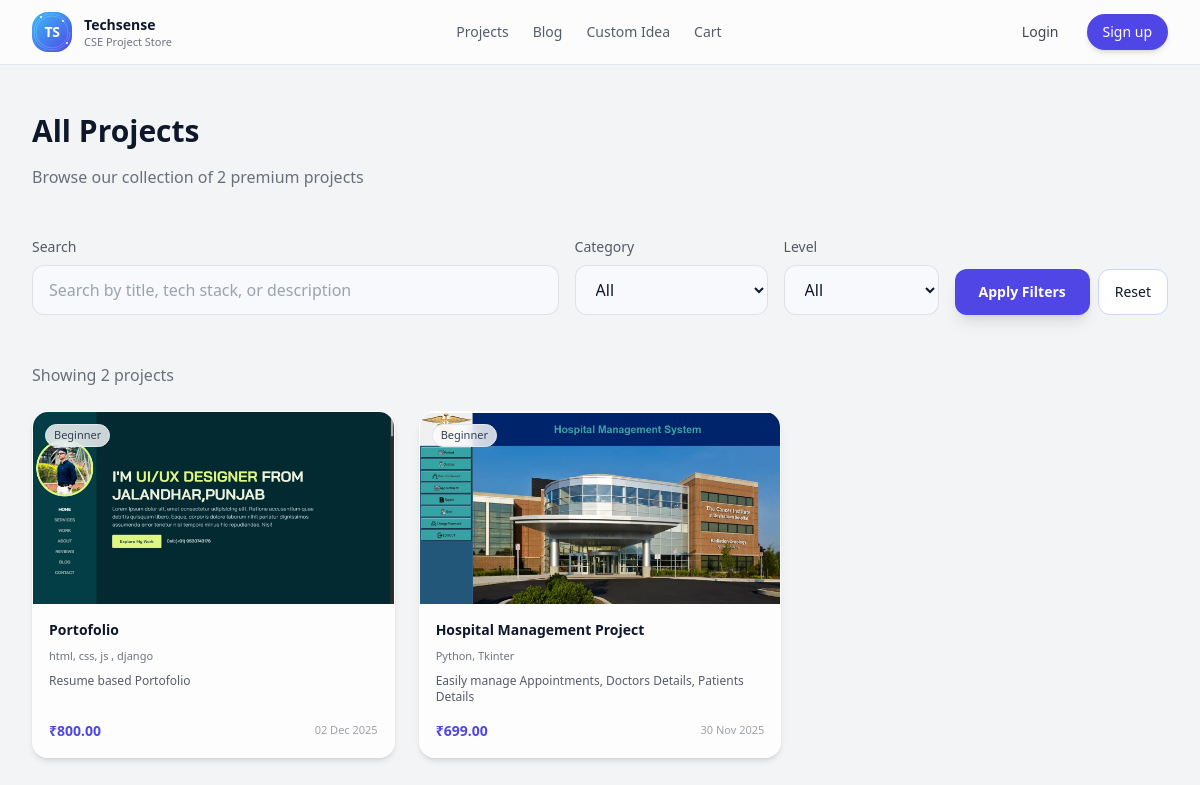
/projects/, run on the app's committed database.
### store/models.py (models this page shows, shortened)
class Project(models.Model):
    CATEGORY_CHOICES = [
        ('web', 'Web Development'),
        ('ml', 'Machine Learning / AI'),
        ('desktop', 'Desktop Application'),
        ('mobile', 'Mobile App'),
        ('iot', 'IoT / Hardware'),
        ('other', 'Other'),
    ]
    LEVEL_CHOICES = [
        ('beginner', 'Beginner'),
        ('intermediate', 'Intermediate'),
        ('advanced', 'Advanced'),
    ]
    title = models.CharField(max_length=200)
    slug = models.SlugField(unique=True)
    short_description = models.CharField(max_length=300)
    description = models.TextField()
    tech_stack = models.CharField(max_length=200)
    category = models.CharField(max_length=20, choices=CATEGORY_CHOICES, default='web')
    level = models.CharField(max_length=20, choices=LEVEL_CHOICES, default='beginner')
    duration_weeks = models.PositiveIntegerField(default=4, help_text="Approx. time to complete (in weeks)")
    price = models.DecimalField(max_digits=8, decimal_places=2)
    thumbnail = models.ImageField(upload_to='thumbnails/', blank=True, null=True)
    project_file = models.FileField(upload_to='projects/', blank=True, null=True)
    created_at = models.DateTimeField(auto_now_add=True)
    is_active = models.BooleanField(default=True)
    is_featured = models.BooleanField(default=True)

### store/views.py (the view)
# urls.py: path('projects/', views.project_list, name='project_list'),
def project_list(request):
    q = request.GET.get("q", "").strip()
    tech = request.GET.get("tech", "").strip()
    category = request.GET.get("category", "").strip()
    level = request.GET.get("level", "").strip()
    projects = Project.objects.filter(is_active=True).order_by("-created_at")
    if q:
        projects = projects.filter(
            Q(title__icontains=q)
            | Q(short_description__icontains=q)
            | Q(description__icontains=q)
        )
    if tech:
        projects = projects.filter(tech_stack__icontains=tech)
    if category:
        projects = projects.filter(category=category)
    if level:
        projects = projects.filter(level=level)
    tech_list = (
        Project.objects.filter(is_active=True)
        .values_list("tech_stack", flat=True)
        .distinct()
    )
    context = {
        "projects": projects,
        "q": q,
        "tech": tech,
        "tech_list": tech_list,
        "category": category,
        "level": level,
    }
    return render(request, "store/project_list.html", context)

### store/templates/store/project_list.html (shortened to what this page needs)
{% extends "base.html" %}
{% load static %}
{% block content %}
<div class="min-h-screen">
  <div class="max-w-7xl mx-auto px-4 sm:px-6 lg:px-8 py-12">
    <div class="mb-12">
      <h1 class="text-3xl font-semibold text-[#0F172A] mb-4">All Projects</h1>
      <p class="text-[#0F172A]/60">
        Browse our collection of {{ projects|length }} premium projects
      </p>
    </div>
    <div class="mb-12">
      <form method="get" class="space-y-4 lg:space-y-0 lg:flex lg:items-end lg:gap-4">
        <div class="flex-1">
          <label class="block text-sm text-[#0F172A]/70 mb-2">Search</label>
          <input
            type="text"
            name="q"
            value="{{ q }}"
            placeholder="Search by title, tech stack, or description"
            class="w-full px-4 py-3 bg-[#F7F9FC] border border-[#0F172A]/10 rounded-xl focus:outline-none focus:ring-2 focus:ring-[#38BDF8]/40"
          />
        </div>
        <div>
          <label class="block text-sm text-[#0F172A]/70 mb-2">Category</label>
          <select
            name="category"
            class="w-full px-4 py-3 bg-[#F7F9FC] border border-[#0F172A]/10 rounded-xl focus:outline-none focus:ring-2 focus:ring-[#38BDF8]/40"
          >
            <option value="">All</option>
          </select>
        </div>
        <div>
          <label class="block text-sm text-[#0F172A]/70 mb-2">Level</label>
          <select
            name="level"
            class="w-full px-4 py-3 bg-[#F7F9FC] border border-[#0F172A]/10 rounded-xl focus:outline-none focus:ring-2 focus:ring-[#38BDF8]/40"
          >
            <option value="">All</option>
          </select>
        </div>
        <div class="flex gap-2">
          <button
            type="submit"
            class="mt-6 inline-flex items-center px-6 py-3 rounded-xl bg-[#4F46E5] text-white text-sm font-semibold shadow-lg hover:bg-[#4338CA] transition"
          >
            Apply Filters
          </button>
          <a
            href="{% url 'store:project_list' %}"
            class="mt-6 inline-flex items-center px-4 py-3 rounded-xl border border-[#CBD5F5] text-sm text-[#0F172A] bg-white hover:bg-[#F9FAFB]"
          >
            Reset
          </a>
        </div>
      </form>
    </div>
    <div class="mb-6">
      <p class="text-[#0F172A]/60">
        Showing {{ projects|length }} {% if projects|length == 1 %}project{% else %}projects{% endif %}
      </p>
    </div>
    {% if projects %}
    <div class="grid grid-cols-1 md:grid-cols-2 lg:grid-cols-3 gap-6">
      {% for project in projects %}
      <a href="{% url 'store:project_detail' project.slug %}"
         class="group bg-white/80 backdrop-blur-sm rounded-2xl border border-white/20 shadow-md hover:shadow-xl hover:-translate-y-1 transition overflow-hidden flex flex-col">
        <div class="relative">
          {% if project.thumbnail %}
          <img src="{{ project.thumbnail.url }}" alt="{{ project.title }}"
               class="w-full h-48 object-cover">
          {% else %}
          <div class="w-full h-48 bg-slate-100 flex items-center justify-center text-xs text-slate-400">
            No image yet
          </div>
          {% endif %}
          <span class="absolute top-3 left-3 text-[11px] px-2 py-0.5 rounded-full bg-white/80 backdrop-blur text-slate-700 border border-slate-200">
            {{ project.level|capfirst|default:"Project" }}
          </span>
        </div>
        <div class="p-4 space-y-2 flex-1 flex flex-col">
          <h3 class="font-semibold text-[#0F172A] text-sm line-clamp-1">
            {{ project.title }}
          </h3>
          <p class="text-[11px] text-[#0F172A]/60">
            {{ project.tech_stack }}
          </p>
          <p class="text-xs text-[#0F172A]/70 line-clamp-2 flex-1">
            {{ project.short_description|default:project.description|truncatewords:18 }}
          </p>
          <div class="flex items-center justify-between pt-2">
            <span class="text-sm font-semibold text-[#4F46E5]">
              ₹{{ project.price }}
            </span>
            <span class="text-[11px] text-[#0F172A]/40">
              {{ project.created_at|date:"d M Y" }}
            </span>
          </div>
        </div>
      </a>
      {% endfor %}
    </div>
    {% endif %}
  </div>
</div>
{% endblock %}

### store/static/css/style.css (style rules this page uses)
body { margin: 0; background: var(--background); color: var(--foreground); }
h1 { font-size: var(--text-2xl); font-weight: var(--font-weight-medium); line-height: 1.5; }
h3 { font-size: var(--text-lg); font-weight: var(--font-weight-medium); line-height: 1.5; }
h4, p, label, button, input { font-size: var(--text-base); font-weight: var(--font-weight-normal); line-height: 1.5; }
*[class*="border-"] { border-color: var(--border); }
* { transition: background-color 0.3s ease, border-color 0.3s ease, color 0.3s ease; }

### data on the page
Project: thumbnail (picture), level "Beginner", title "Portofolio", tech_stack "html, css, js , django", short_description "Resume based Portofolio", price "800.00", created_at "02 Dec 2025"
Project: thumbnail (picture), level "Beginner", title "Hospital Management Project", tech_stack "Python, Tkinter", short_description "Easily manage Appointments, Doctors Details, Patients Details", price "699.00", created_at "30 Nov 2025"

### other printed values
{{ projects|length }} "2"
